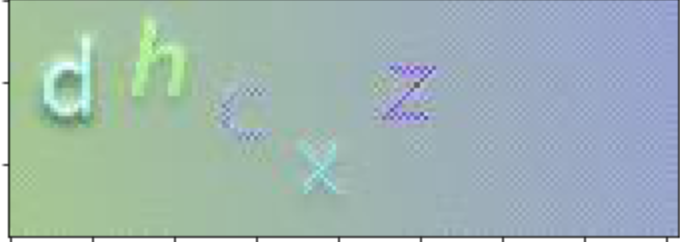
#> input picture 56696080-remove-gradient-background-noise/1.png, 680 x 242 px
$ python remove_gradient_background_noise.py
#> lines starting #> are read from the running program, lines starting #| are printed output that depends on the picture; after the words box and inside, x2 and y2 are one past the last pixel; in counts of white or black regions, pixels touching at a corner belong together
import cv2
import numpy as np

image = cv2.imread('1.png')
#> image is the input picture: shape (242, 680, 3); mean B, G, R 178.1, 181.1, 159.4

blur = cv2.medianBlur(image, 7)
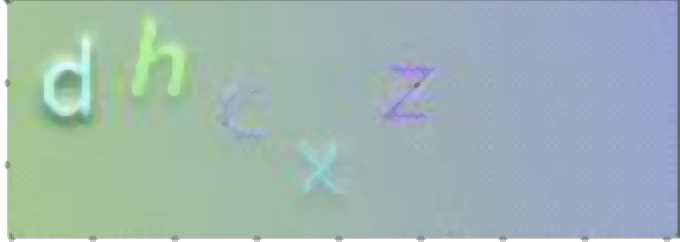
#> blur: shape (242, 680, 3); mean B, G, R 179.1, 182.3, 160.4
gray = cv2.cvtColor(blur, cv2.COLOR_BGR2GRAY)
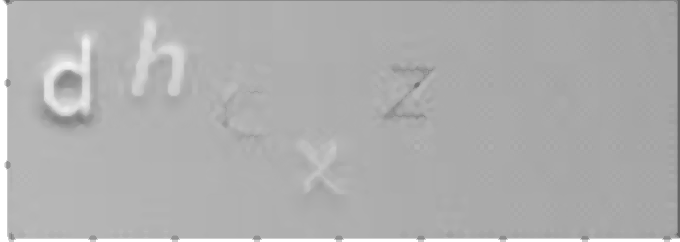
#> gray: shape (242, 680); min 102, max 255, mean 175.4
thresh = cv2.adaptiveThreshold(gray,255,cv2.ADAPTIVE_THRESH_GAUSSIAN_C, cv2.THRESH_BINARY,11,3)
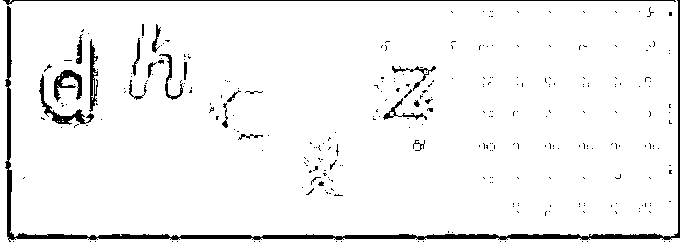
#> thresh: shape (242, 680); 95% white; 295 black regions (270 under 20 px), largest, box (x1, y1, x2, y2) and area: (5, 0, 680, 242) 4209, (3, 0, 676, 5) 693, (39, 74, 94, 125) 466

canny = cv2.Canny(thresh, 120, 255, 1)
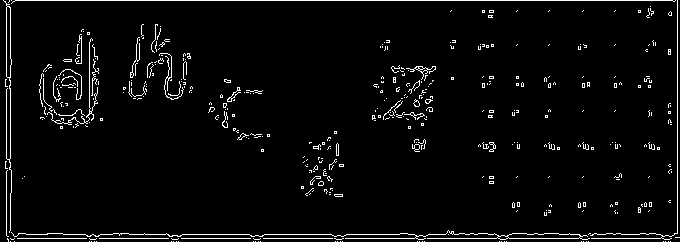
#> canny: shape (242, 680); 3.7% white in thin lines or dots
kernel = cv2.getStructuringElement(cv2.MORPH_RECT, (5,5))
opening = cv2.morphologyEx(canny, cv2.MORPH_CLOSE, kernel)
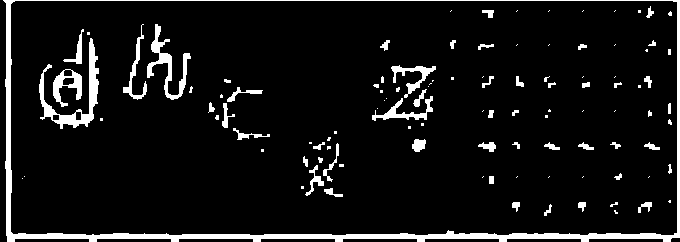
#> opening: shape (242, 680); 8% white; 109 white regions (58 under 20 px), largest, box (x1, y1, x2, y2) and area: (3, 0, 680, 242) 6254, (39, 38, 99, 129) 1220, (147, 24, 191, 100) 833
dilate = cv2.dilate(opening, kernel, iterations=2)
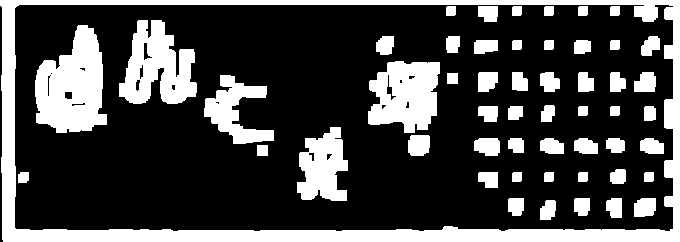
#> dilate: shape (242, 680); 27.8% white; 53 white regions

cnts = cv2.findContours(dilate, cv2.RETR_TREE, cv2.CHAIN_APPROX_SIMPLE)
#> cnts = 72 contours, 6 with area under 20; largest, box (x1, y1, x2, y2) and area: (0, 0, 680, 242) 163200, (14, 4, 674, 232) 147540, (35, 25, 107, 133) 5230, (119, 20, 197, 104) 3980, (368, 61, 440, 133) 3822
cnts = cnts[0] if len(cnts) == 2 else cnts[1]

min_area = 500
max_area = 7000
for c in cnts:
    area = cv2.contourArea(c)
    if area > min_area and area < max_area:
        x,y,w,h = cv2.boundingRect(c)
        cv2.rectangle(image, (x, y), (x + w, y + h), (36,255,12), 2)
#> this loop made 72 passes
#> (area, x, y, w, h) on passes 23, 32, 41, 55, 62: (2484, 297, 127, 51, 74), (2074, 204, 75, 70, 69), (3821.5, 368, 61, 72, 72), (5230.5, 35, 25, 72, 108), (3980.5, 119, 20, 78, 84)
#> area on passes 1 to 6: 163199.5, 147540.5, 231, 337, 246, 229
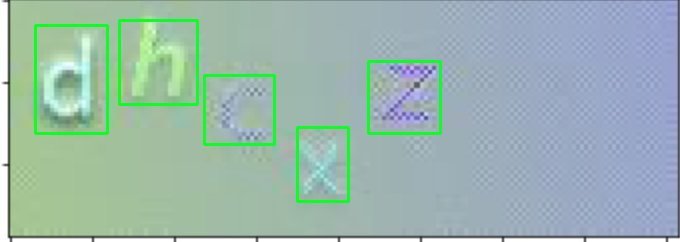
#> image: shape (242, 680, 3); 2.72% of pixels changed, all inside (x1, y1, x2, y2) = (34, 19, 442, 203)

cv2.imshow('blur', blur)
cv2.imshow('thresh', thresh)
cv2.imshow('canny', canny)
cv2.imshow('opening', opening)
cv2.imshow('dilate', dilate)
cv2.imshow('image', image)
cv2.waitKey(0)
